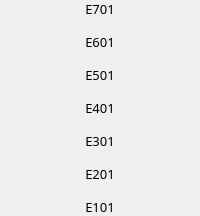
                            <widget class="QFrame" name="frame_74">
                             <property name="frameShape">
                              <enum>QFrame::NoFrame</enum>
                             </property>
                             <property name="frameShadow">
                              <enum>QFrame::Raised</enum>
                             </property>
                             <layout class="QVBoxLayout" name="verticalLayout_84">
                              <property name="spacing">
                               <number>15</number>
                              </property>
                              <property name="leftMargin">
                               <number>0</number>
                              </property>
                              <property name="topMargin">
                               <number>0</number>
                              </property>
                              <property name="rightMargin">
                               <number>0</number>
                              </property>
                              <property name="bottomMargin">
                               <number>0</number>
                              </property>
                              <item>
                               <widget class="QLabel" name="label_e701">
                                <property name="font">
                                 <font>
                                  <family>Mitr SemiBold</family>
                                  <pointsize>10</pointsize>
                                 </font>
                                </property>
                                <property name="text">
                                 <string>E701</string>
                                </property>
                                <property name="alignment">
                                 <set>Qt::AlignCenter</set>
                                </property>
                               </widget>
                              </item>
                              <item>
                               <widget class="QLabel" name="label_e601">
                                <property name="font">
                                 <font>
                                  <family>Mitr SemiBold</family>
                                  <pointsize>10</pointsize>
                                 </font>
                                </property>
                                <property name="text">
                                 <string>E601</string>
                                </property>
                                <property name="alignment">
                                 <set>Qt::AlignCenter</set>
                                </property>
                               </widget>
                              </item>
                              <item>
                               <widget class="QLabel" name="label_e501">
                                <property name="font">
                                 <font>
                                  <family>Mitr SemiBold</family>
                                  <pointsize>10</pointsize>
                                 </font>
                                </property>
                                <property name="text">
                                 <string>E501</string>
                                </property>
                                <property name="alignment">
                                 <set>Qt::AlignCenter</set>
                                </property>
                               </widget>
                              </item>
                              <item>
                               <widget class="QLabel" name="label_e401">
                                <property name="font">
                                 <font>
                                  <family>Mitr SemiBold</family>
                                  <pointsize>10</pointsize>
                                 </font>
                                </property>
                                <property name="text">
                                 <string>E401</string>
                                </property>
                                <property name="alignment">
                                 <set>Qt::AlignCenter</set>
                                </property>
                               </widget>
                              </item>
                              <item>
                               <widget class="QLabel" name="label_e301">
                                <property name="font">
                                 <font>
                                  <family>Mitr SemiBold</family>
                                  <pointsize>10</pointsize>
                                 </font>
                                </property>
                                <property name="text">
                                 <string>E301</string>
                                </property>
                                <property name="alignment">
                                 <set>Qt::AlignCenter</set>
                                </property>
                               </widget>
                              </item>
                              <item>
                               <widget class="QLabel" name="label_e201">
                                <property name="font">
                                 <font>
                                  <family>Mitr SemiBold</family>
                                  <pointsize>10</pointsize>
                                 </font>
                                </property>
                                <property name="text">
                                 <string>E201</string>
                                </property>
                                <property name="alignment">
                                 <set>Qt::AlignCenter</set>
                                </property>
                               </widget>
                              </item>
                              <item>
                               <widget class="QLabel" name="label_e101">
                                <property name="font">
                                 <font>
                                  <family>Mitr SemiBold</family>
                                  <pointsize>10</pointsize>
                                 </font>
                                </property>
                                <property name="text">
                                 <string>E101</string>
                                </property>
                                <property name="alignment">
                                 <set>Qt::AlignCenter</set>
                                </property>
                               </widget>
                              </item>
                             </layout>
                            </widget>
